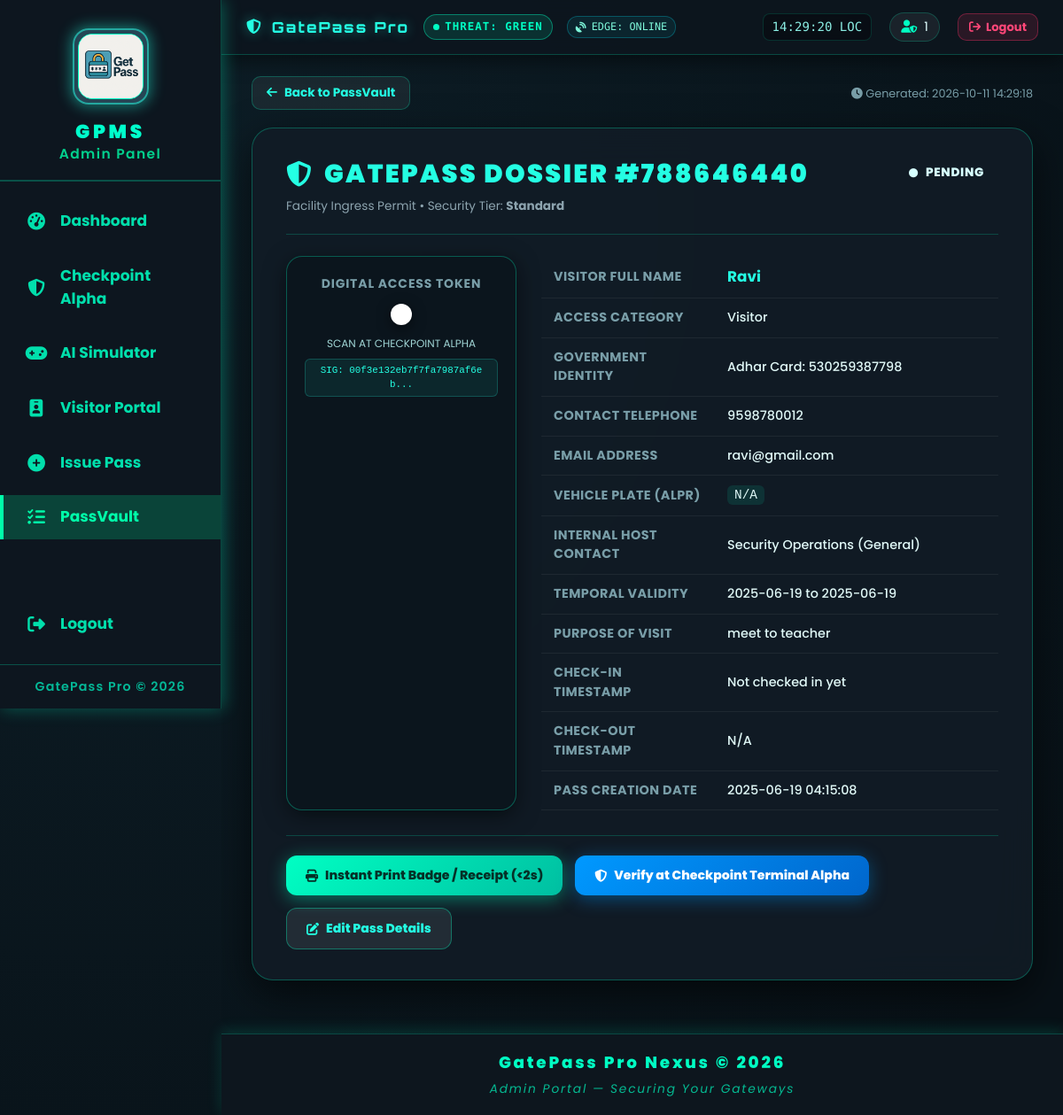
Screenshot of /view-pass-detail.php?id=2 (signed in) with the database file from the repository.
### tables this page shows
CREATE TABLE `passes` (
  `id` int(11) NOT NULL AUTO_INCREMENT,
  `pass_number` varchar(255) DEFAULT NULL,
  `full_name` varchar(255) DEFAULT NULL,
  `contact_number` bigint(20) DEFAULT NULL,
  `email` varchar(255) DEFAULT NULL,
  `identity_type` varchar(200) DEFAULT NULL,
  `identity_card_no` varchar(255) DEFAULT NULL,
  `category` varchar(255) DEFAULT NULL,
  `from_date` date DEFAULT NULL,
  `to_date` date DEFAULT NULL,
  `reason` mediumtext DEFAULT NULL,
  `pass_creation_date` timestamp NULL DEFAULT current_timestamp(),
  `status` varchar(100) DEFAULT 'Pending',
  `vehicle_no` varchar(50) DEFAULT 'N/A',
  `security_clearance` varchar(50) DEFAULT 'Standard',
  `photo_url` text DEFAULT NULL,
  `hmac_hash` varchar(64) DEFAULT NULL,
  `checkin_time` datetime DEFAULT NULL,
  `checkout_time` datetime DEFAULT NULL,
  `overstay_alert` tinyint(1) DEFAULT 0,
  `host_name` varchar(255) DEFAULT 'Security Operations',
  `host_department` varchar(255) DEFAULT 'General',
  `nda_signed` tinyint(1) DEFAULT 0,
  `nda_signature_data` mediumtext DEFAULT NULL,
  PRIMARY KEY (`id`)
);

### view-pass-detail.php (the view, shortened to what this page needs)
<?php
include('db.php');
$pass_id = intval($_GET['id'] ?? 0);
$ret = mysqli_query($conn, "SELECT * FROM passes WHERE id='$pass_id' LIMIT 1");
$row = mysqli_fetch_assoc($ret);
$not_found = !$row;
include 'includes/header.php';
include 'includes/sidebar.php';
?>
<div class="dossier-wrapper">
    <div class="dossier-header-nav">
            <a href="manage-passes.php" class="btn-back"><i class="fas fa-arrow-left"></i> Back to PassVault</a>
            <span style="font-size:0.8rem; color:#799ea8;"><i class="fas fa-clock"></i> Generated: <?php echo date('Y-m-d H:i:s'); ?></span>
        </div>
        <?php if ($not_found): ?>
            <div class="card-dossier" style="text-align:center; padding:50px;">
                <i class="fas fa-exclamation-triangle fa-3x text-red"></i>
                <h3 style="color:#ff5252; margin:16px 0 8px 0;">Credential Not Found</h3>
                <p style="color:#8da4af;">The requested gatepass ID does not exist in the Access Control Registry.</p>
                <a href="manage-passes.php" class="btn-act btn-checkpoint-act mt-3">Return to PassVault</a>
            </div>
        <?php else: ?>
            <div class="card-dossier" id="printableDossier">
                <div class="dossier-top-bar">
                    <div class="dossier-title-area">
                        <h2>
                            <i class="fas fa-shield-alt"></i> GATEPASS DOSSIER #<?php echo htmlspecialchars($row['pass_number']); ?>
                        </h2>
                        <span class="dossier-submeta">
                            Facility Ingress Permit • Security Tier: <strong><?php echo htmlspecialchars($row['security_clearance'] ?? 'Standard'); ?></strong>
                        </span>
                    </div>
                    <?php
                        $statusClass = 'status-' . htmlspecialchars($row['status'] ?: 'Approved');
                    ?>
                    <span class="status-badge-lg <?php echo $statusClass; ?>">
                        <i class="fas fa-circle fa-xs"></i> <?php echo strtoupper(htmlspecialchars($row['status'] ?: 'APPROVED')); ?>
                    </span>
                </div>
                <div class="dossier-content-grid">
                    <div class="badge-preview-column">
                        <small style="color:#799ea8; font-weight:700; letter-spacing:0.06em;">DIGITAL ACCESS TOKEN</small>
                        <div class="qr-render-box" id="passQr"></div>
                        <small style="color:#a0d5d5; font-size:0.75rem;">SCAN AT CHECKPOINT ALPHA</small>
                        <div class="crypto-hash-pill" title="HMAC-SHA256 Token">
                            SIG: <?php echo htmlspecialchars(substr($row['hmac_hash'] ?: 'PENDING_SIG', 0, 24)); ?>...
                        </div>
                    </div>
                    <div>
                        <table class="meta-table">
                            <tr>
                                <th>VISITOR FULL NAME</th>
                                <td><strong style="color:#24ffe3; font-size:1.05rem;"><?php echo htmlspecialchars($row['full_name']); ?></strong></td>
                            </tr>
                            <tr>
                                <th>ACCESS CATEGORY</th>
                                <td><?php echo htmlspecialchars($row['category']); ?></td>
                            </tr>
                            <tr>
                                <th>GOVERNMENT IDENTITY</th>
                                <td><?php echo htmlspecialchars($row['identity_type'] . ': ' . $row['identity_card_no']); ?></td>
                            </tr>
                            <tr>
                                <th>CONTACT TELEPHONE</th>
                                <td><?php echo htmlspecialchars($row['contact_number']); ?></td>
                            </tr>
                            <tr>
                                <th>EMAIL ADDRESS</th>
                                <td><?php echo htmlspecialchars($row['email']); ?></td>
                            </tr>
                            <tr>
                                <th>VEHICLE PLATE (ALPR)</th>
                                <td><span style="background:rgba(0,255,195,0.1); padding:3px 8px; border-radius:6px; font-family:monospace;"><?php echo htmlspecialchars($row['vehicle_no'] ?: 'N/A'); ?></span></td>
                            </tr>
                            <tr>
                                <th>INTERNAL HOST CONTACT</th>
                                <td><?php echo htmlspecialchars(($row['host_name'] ?? 'Security Operations') . ' (' . ($row['host_department'] ?? 'General') . ')'); ?></td>
                            </tr>
                            <tr>
                                <th>TEMPORAL VALIDITY</th>
                                <td><?php echo htmlspecialchars($row['from_date'] . ' to ' . $row['to_date']); ?></td>
                            </tr>
                            <tr>
                                <th>PURPOSE OF VISIT</th>
                                <td><?php echo htmlspecialchars($row['reason']); ?></td>
                            </tr>
                            <tr>
                                <th>CHECK-IN TIMESTAMP</th>
                                <td><?php echo htmlspecialchars($row['checkin_time'] ?: 'Not checked in yet'); ?></td>
                            </tr>
                            <tr>
                                <th>CHECK-OUT TIMESTAMP</th>
                                <td><?php echo htmlspecialchars($row['checkout_time'] ?: 'N/A'); ?></td>
                            </tr>
                            <tr>
                                <th>PASS CREATION DATE</th>
                                <td><?php echo htmlspecialchars($row['pass_creation_date']); ?></td>
                            </tr>
                        </table>
                    </div>
                </div>
                <div class="action-bar">
                    <button class="btn-act btn-print" onclick="window.print()">
                        <i class="fas fa-print"></i> Instant Print Badge / Receipt (&lt;2s)
                    </button>
                    <a href="checkpoint-terminal.php?scan=<?php echo urlencode($row['pass_number']); ?>" class="btn-act btn-checkpoint-act">
                        <i class="fas fa-shield-alt"></i> Verify at Checkpoint Terminal Alpha
                    </a>
                    <a href="edit-pass-detail.php?id=<?php echo $row['id']; ?>" class="btn-act btn-edit-act">
                        <i class="fas fa-edit"></i> Edit Pass Details
                    </a>
                </div>
            </div>
        <?php endif; ?>
    </div>
<?php include 'includes/footer.php'; ?>

### includes/header.php (style rules this page uses)
:root { --primary-neon: #00ffc3; --secondary-neon: #24ffe3; --accent-cyan: #00e5ff; --alert-red: #ff3366; --amber-warn: #ffaa00; --bg-dark: #0b151c; --panel-bg: rgba(18, 28, 38, 0.85); --border-glow: rgba(0, 255, 195, 0.28); }
* { box-sizing: border-box; }
body { margin: 0; padding: 0; background: radial-gradient(circle at 10% 20%, #0d1e27 0%, #081117 90%); color: #d7ffff; font-family: 'Poppins', sans-serif; min-height: 100vh; overflow-x: hidden; }

### view-pass-detail.php (style rules this page uses)
.dossier-wrapper { max-width: 900px; margin: 0 auto; }
.dossier-header-nav { display: flex; justify-content: space-between; align-items: center; margin-bottom: 20px; }
.btn-back { background: rgba(255,255,255,0.06); border: 1px solid rgba(0, 255, 195, 0.25); color: #24ffe3; padding: 8px 16px; border-radius: 10px; text-decoration: none; font-size: 0.85rem; font-weight: 700; display: inline-flex; align-items: center; gap: 8px; transition: all 0.2s; }
.card-dossier { background: rgba(18, 28, 38, 0.88); backdrop-filter: blur(18px); border: 1px solid rgba(0, 255, 195, 0.28); border-radius: 24px; padding: 34px 38px; box-shadow: 0 15px 45px rgba(0,0,0,0.6); position: relative; }
.dossier-top-bar { display: flex; justify-content: space-between; align-items: flex-start; border-bottom: 1px solid rgba(0, 255, 195, 0.2); padding-bottom: 20px; margin-bottom: 24px; }
.dossier-title-area h2 { margin: 0 0 6px 0; color: #24ffe3; font-size: 1.8rem; font-weight: 900; letter-spacing: 0.08em; display: flex; align-items: center; gap: 12px; }
.dossier-submeta { font-size: 0.85rem; color: #8da4af; }
.status-badge-lg { padding: 6px 16px; border-radius: 20px; font-weight: 800; font-size: 0.85rem; letter-spacing: 0.05em; display: inline-flex; align-items: center; gap: 8px; }
.dossier-content-grid { display: grid; grid-template-columns: 260px 1fr; gap: 28px; margin-bottom: 28px; }
.badge-preview-column { background: rgba(12, 22, 30, 0.95); border: 1px solid rgba(0, 255, 195, 0.3); border-radius: 18px; padding: 20px; text-align: center; box-shadow: 0 6px 25px rgba(0,0,0,0.5); display: flex; flex-direction: column; align-items: center; }
.qr-render-box { background: #fff; padding: 12px; border-radius: 12px; margin: 12px 0; box-shadow: 0 4px 15px rgba(0,0,0,0.5); }
.crypto-hash-pill { font-family: monospace; font-size: 0.68rem; color: #24ffe3; background: rgba(36, 255, 227, 0.08); border: 1px solid rgba(36, 255, 227, 0.2); padding: 4px 8px; border-radius: 6px; word-break: break-all; margin-top: 8px; width: 100%; }
.meta-table { width: 100%; border-collapse: collapse; font-size: 0.9rem; }
.meta-table th { width: 38%; text-align: left; padding: 11px 14px; color: #799ea8; font-weight: 700; border-bottom: 1px solid rgba(255,255,255,0.06); letter-spacing: 0.03em; }
.meta-table td { padding: 11px 14px; color: #e0f8f7; font-weight: 500; border-bottom: 1px solid rgba(255,255,255,0.06); }
.action-bar { display: flex; gap: 14px; flex-wrap: wrap; border-top: 1px solid rgba(0, 255, 195, 0.2); padding-top: 22px; }
.btn-act { padding: 12px 22px; border-radius: 12px; font-weight: 800; font-size: 0.88rem; text-decoration: none; display: inline-flex; align-items: center; gap: 8px; cursor: pointer; transition: all 0.2s; border: none; }
.btn-print { background: linear-gradient(135deg, #00ffc3, #00bfa1); color: #053027; box-shadow: 0 4px 20px rgba(0, 255, 195, 0.4); }
.btn-checkpoint-act { background: linear-gradient(135deg, #0099ff, #0066cc); color: #fff; box-shadow: 0 4px 20px rgba(0, 153, 255, 0.4); }
.btn-edit-act { background: rgba(255,255,255,0.08); border: 1px solid rgba(0, 255, 195, 0.35); color: #24ffe3; }

### rows the page displays
passes: pass_number "788646440", security_clearance "Standard", status "PENDING", hmac_hash "00f3e132eb7f7fa7987af6eb", full_name "Ravi", category "Visitor", identity_type+identity_card_no "Adhar Card: 530259387798", contact_number "9598780012", email "ravi@gmail.com", vehicle_no "N/A", host_name+host_department "Security Operations (General)", from_date+to_date "2025-06-19 to 2025-06-19", reason "meet to teacher", checkin_time "Not checked in yet", checkout_time "N/A", pass_creation_date "2025-06-19 04:15:08"

### other values shown
$threat_level "GREEN"
$_SESSION['admin_id'] "1"
